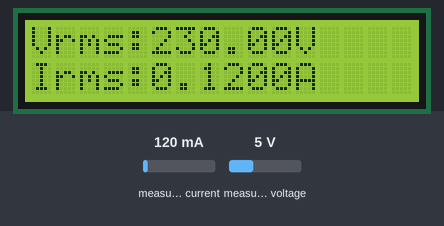
This sketch was run on a simulated ESP32. Shown: 16×2 character LCD. The inputs (shaded band) are chosen by the test bench; at power-on: measured current 120 mA, measured voltage 5 V. WiFi joins after 1.5 s; servers stay silent unless stated; what the sketch prints to the serial monitor is not drawn.

Above: at 10.6 s.
10.7 s: measured current set to 40 mA
At 18.7 s:
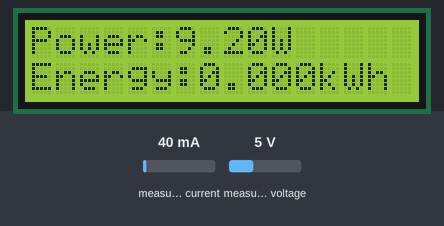
24.1 s: measured voltage set to 0.3 V
At 26.7 s:
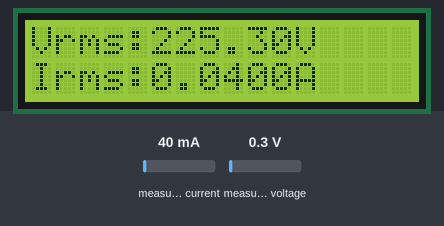
29.7 s: measured current set to 500 mA
At 31.3 s:
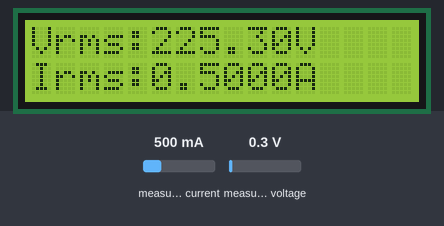
34.9 s: measured voltage set to 3.8 V
At 37.0 s:
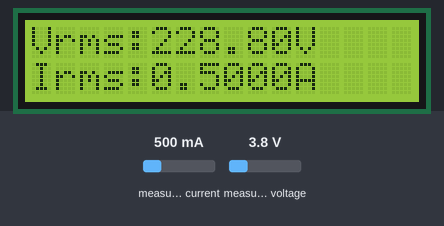
40.1 s: measured current set to 1000 mA
At 42.8 s:
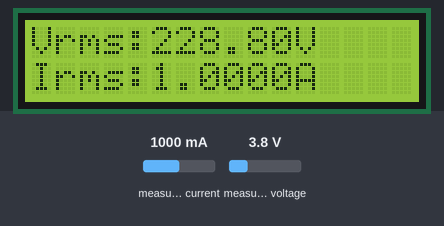
45.3 s: measured voltage set to 7.5 V
At 47.3 s:
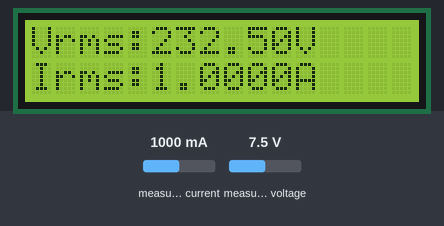
Timing chart, 0 to 48.8 s (numbered marks = the images above; inputs shaded):
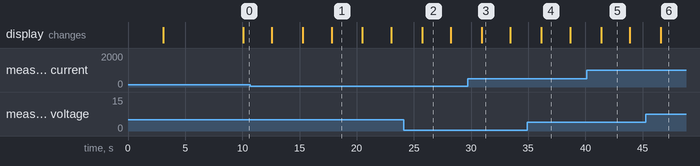

Measured:
- after the input at 10.7 s, the display: first differs from a run without the input after 4.6 s (image 1 shows a later state)
- after the input at 24.1 s, the display: changes after 1.6 s (image 2)
- after the input at 29.7 s, the display: changes after 1.2 s (image 3)
- after the input at 34.9 s, the display: changes after 1.3 s (image 4)
- after the input at 45.3 s, the display: changes after 1.3 s (image 6)
- what the display in image 1 shows lasts 2.7 s, from 17.8 s to 20.5 s
- what the display in image 2 shows lasts 2.5 s, from 25.7 s to 28.2 s

The sketch:

sourcecode.ino
```cpp
#include <LiquidCrystal.h>
#include "EmonLib.h"
#include <WiFi.h>
#include <WiFiClient.h>
#include <BlynkSimpleEsp32.h>

// LCD pin mapping: RS, E, D4, D5, D6, D7
LiquidCrystal lcd(13, 12, 14, 27, 26, 25);

// EmonLib instance
EnergyMonitor emon;

// Blynk Auth Token
char auth[] = "hsYG_5da4gdP9jZkL18O5RNcJSrBT-Ou";

// WiFi credentials
char ssid[] = "Alexahome";
char pass[] = "loranthus";

// Calibration values (adjust these based on your sensor)
#define vCalibration 83.3
#define currCalibration 0.50

// Energy tracking
float kWh = 0;
unsigned long lastmillis = millis();

// Blynk timer
BlynkTimer timer;

void myTimerEvent() {
  // Read voltage and current
  emon.calcVI(20, 2000);

  // Calculate energy in kWh
  unsigned long currentMillis = millis();
  float timeElapsed = (currentMillis - lastmillis) / 3600000.0; // Hours
  kWh += (emon.apparentPower * timeElapsed) / 1000.0; // Wh to kWh
  lastmillis = currentMillis;

  // Serial Monitor Output
  Serial.print("Vrms: "); Serial.print(emon.Vrms, 2); Serial.print(" V\t");
  Serial.print("Irms: "); Serial.print(emon.Irms, 4); Serial.print(" A\t");
  Serial.print("Power: "); Serial.print(emon.apparentPower, 4); Serial.print(" W\t");
  Serial.print("kWh: "); Serial.print(kWh, 5); Serial.println(" kWh");

  // LCD Display
  lcd.clear();
  lcd.setCursor(0, 0);
  lcd.print("Vrms:"); lcd.print(emon.Vrms, 2); lcd.print("V");
  lcd.setCursor(0, 1);
  lcd.print("Irms:"); lcd.print(emon.Irms, 4); lcd.print("A");
  delay(2500);

  lcd.clear();
  lcd.setCursor(0, 0);
  lcd.print("Power:"); lcd.print(emon.apparentPower, 2); lcd.print("W");
  lcd.setCursor(0, 1);
  lcd.print("Energy:"); lcd.print(kWh, 3); lcd.print("kWh");
  delay(2500);

  // Send data to Blynk
  Blynk.virtualWrite(V0, emon.Vrms);
  Blynk.virtualWrite(V1, emon.Irms);
  Blynk.virtualWrite(V2, emon.apparentPower);
  Blynk.virtualWrite(V3, kWh);
}

void setup() {
  Serial.begin(9600);

  // Initialize LCD
  lcd.begin(16, 2);
  lcd.setCursor(3, 0);
  lcd.print("IoT Energy");
  lcd.setCursor(5, 1);
  lcd.print("Meter");
  delay(3000);
  lcd.clear();

  // Start Blynk and WiFi
  Blynk.begin(auth, ssid, pass);

  // Initialize EmonLib with sensor pins and calibration
  emon.voltage(35, vCalibration, 1.7); // Voltage: pin, calibration, phase shift
  emon.current(34, currCalibration);  // Current: pin, calibration

  // Call the measurement function every 5 seconds
  timer.setInterval(5000L, myTimerEvent);
}

void loop() {
  Blynk.run();
  timer.run();
}
```
